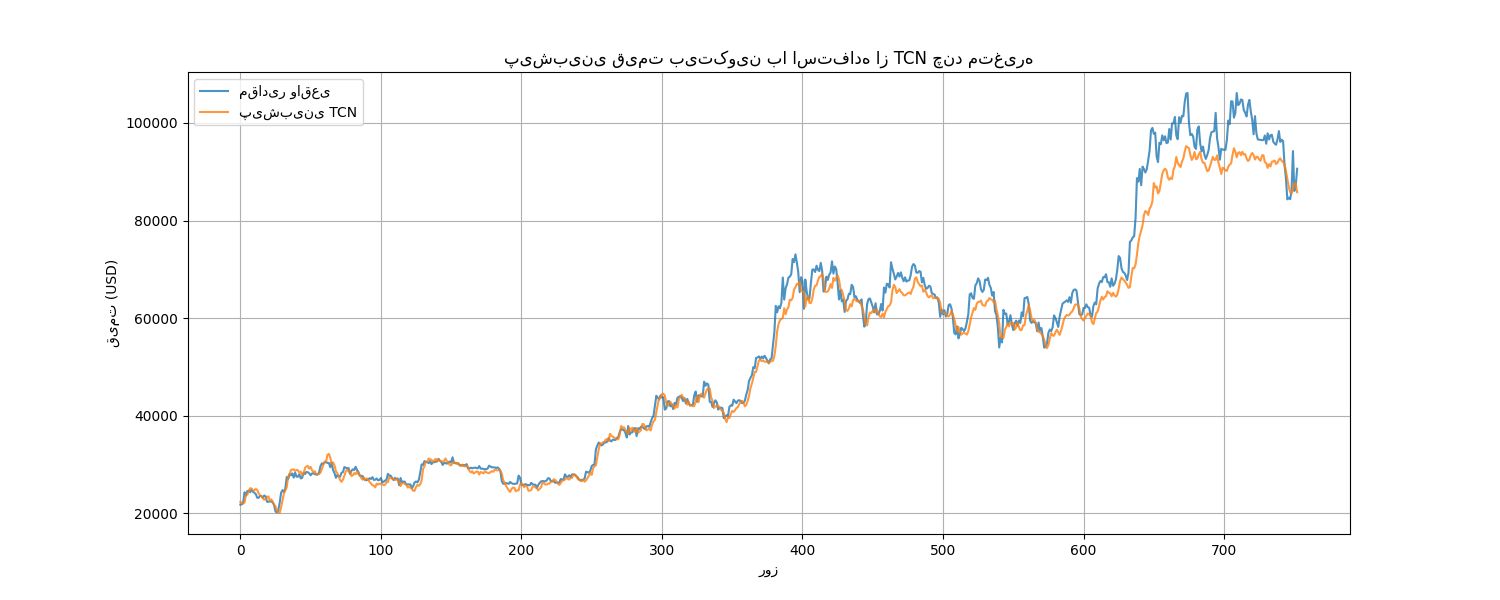

This chart was generated by the following Python code:
import numpy as np
import pandas as pd
from sklearn.preprocessing import MinMaxScaler
from tcn import TCN
from tensorflow.keras.models import Sequential, Model
from tensorflow.keras.layers import Dense, Input
from tensorflow.keras.optimizers import Adam
import matplotlib.pyplot as plt

def create_sequences(data, seq_length):
    """تبدیل داده‌ها به توالی‌های مناسب برای TCN با پشتیبانی از چند ویژگی"""
    xs, ys = [], []
    for i in range(len(data) - seq_length):
        x = data[i:(i + seq_length)]
        y = data[i + seq_length, 0]  # فقط Close را پیش‌بینی می‌کنیم
        xs.append(x)
        ys.append(y)
    return np.array(xs), np.array(ys)

def predict_with_tcn(data, epochs=50, batch_size=32, seq_length=60):
    """پیش‌بینی قیمت بیت‌کوین با استفاده از TCN و چندین ویژگی"""
    # آماده‌سازی داده‌ها با ویژگی‌های بیشتر
    features = data[['Close', 'Open', 'High', 'Low', 'Volume']].values
    
    # نرمال‌سازی همه ویژگی‌ها
    scaler = MinMaxScaler()
    scaled_features = scaler.fit_transform(features)
    
    # ایجاد توالی‌های داده
    X, y = create_sequences(scaled_features, seq_length)
    
    # تقسیم داده‌ها به مجموعه‌های آموزش و آزمون
    train_size = int(len(X) * 0.8)
    X_train, X_test = X[:train_size], X[train_size:]
    y_train, y_test = y[:train_size], y[train_size:]
    
    # ساخت مدل TCN با استفاده از Functional API
    input_layer = Input(shape=(seq_length, 5))  # 5 ویژگی
    tcn_layer = TCN(
        nb_filters=64,
        kernel_size=2,
        nb_stacks=1,
        dilations=[1, 2, 4, 8, 16, 32],
        padding='causal',
        use_skip_connections=True,
        dropout_rate=0.2,
        return_sequences=False
    )(input_layer)
    output_layer = Dense(1)(tcn_layer)
    
    model = Model(inputs=input_layer, outputs=output_layer)
    model.compile(optimizer=Adam(learning_rate=0.001), loss='mse')
    
    # نمایش خلاصه مدل
    print("\nساختار مدل TCN:")
    model.summary()
    
    # آموزش مدل
    print("\nشروع آموزش مدل...")
    history = model.fit(
        X_train, y_train,
        epochs=epochs,
        batch_size=batch_size,
        validation_split=0.1,
        verbose=1
    )
    
    # پیش‌بینی
    print("\nانجام پیش‌بینی...")
    y_pred = model.predict(X_test)
    
    # برگرداندن مقیاس پیش‌بینی‌ها به حالت اصلی
    # ایجاد ماتریس موقت برای inverse transform
    temp_array = np.zeros((len(y_test), 5))  # ماتریس 5 ستونی برای همه ویژگی‌ها
    temp_array[:, 0] = y_test  # قرار دادن مقادیر واقعی در ستون Close
    y_test_inv = scaler.inverse_transform(temp_array)[:, 0]  # فقط ستون Close را برمی‌گردانیم
    
    temp_array = np.zeros((len(y_pred), 5))
    temp_array[:, 0] = y_pred.flatten()
    y_pred_inv = scaler.inverse_transform(temp_array)[:, 0]
    
    # رسم نتایج
    plt.figure(figsize=(15, 6))
    plt.plot(y_test_inv, label='مقادیر واقعی', alpha=0.8)
    plt.plot(y_pred_inv, label='پیش‌بینی TCN', alpha=0.8)
    plt.title('پیش‌بینی قیمت بیت‌کوین با استفاده از TCN چند متغیره')
    plt.xlabel('روز')
    plt.ylabel('قیمت (USD)')
    plt.legend()
    plt.grid(True)
    plt.show()
    
    # رسم نمودار loss
    plt.figure(figsize=(15, 6))
    plt.plot(history.history['loss'], label='خطای آموزش')
    plt.plot(history.history['val_loss'], label='خطای اعتبارسنجی')
    plt.title('روند خطای مدل در طول آموزش')
    plt.xlabel('epoch')
    plt.ylabel('Loss (MSE)')
    plt.legend()
    plt.grid(True)
    plt.show()
    
    # محاسبه و نمایش معیارهای ارزیابی
    mse = np.mean((y_test_inv - y_pred_inv) ** 2)
    rmse = np.sqrt(mse)
    mae = np.mean(np.abs(y_test_inv - y_pred_inv))
    mape = np.mean(np.abs((y_test_inv - y_pred_inv) / y_test_inv)) * 100
    
    print(f'\nنتایج ارزیابی مدل:')
    print(f'میانگین مربعات خطا (MSE): {mse:.2f}')
    print(f'ریشه میانگین مربعات خطا (RMSE): {rmse:.2f}')
    print(f'میانگین قدر مطلق خطا (MAE): {mae:.2f}')
    print(f'درصد میانگین قدر مطلق خطا (MAPE): {mape:.2f}%')
    
    return model, history 
